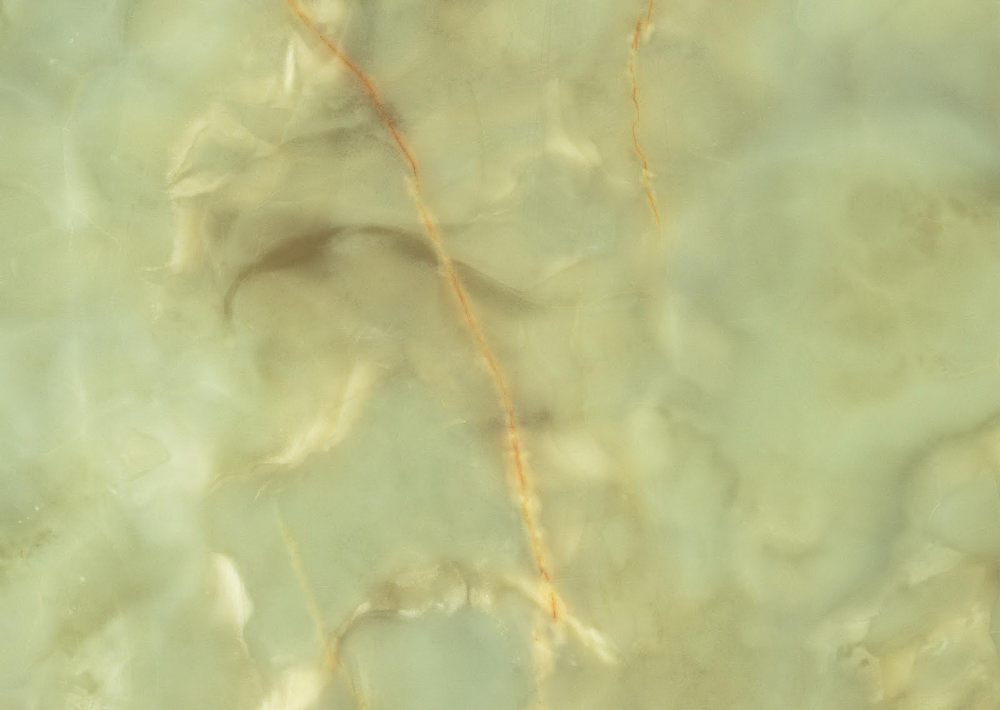
#> input picture mobys-notebooks/color-detection/marble/7.jpeg, 2000 x 1420 px (shown at 1/2 size)
$ jupyter execute main.ipynb
#> lines starting #> are read from the running program, lines starting #| are printed output that depends on the picture
[cell 1]
import matplotlib.pyplot as plt
import numpy as np
import cv2 as cv
from sklearn.cluster import KMeans
from collections import Counter
from skimage.color import rgb2lab, deltaE_cie76

[cell 2]
def getImage(path):
#> called with path = 'marble/7.jpeg'
    img = cv.imread(path)
#> img is the input picture: shape (1420, 2000, 3); mean B, G, R 135.6, 189.5, 185.5
    img_cvt = cv.cvtColor(img, cv.COLOR_BGR2RGB)
    img_resized = cv.resize(img_cvt, (512, 512), interpolation=cv.INTER_AREA)
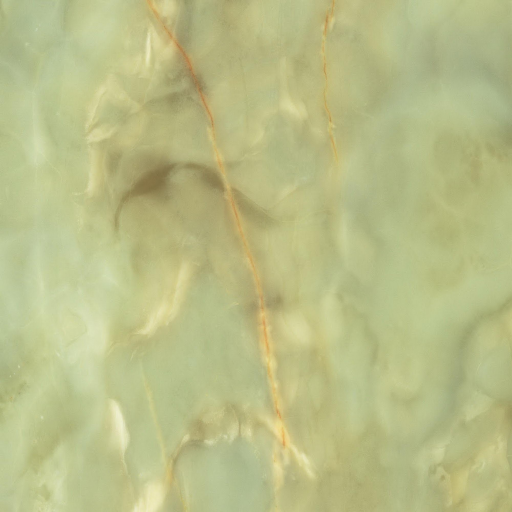
#> img_resized: shape (512, 512, 3); mean R, G, B 185.5, 189.5, 135.6
    return img_resized

[cell 3]
def RGB2HEX(color):
   return "#{:02x}{:02x}{:02x}".format(int(color[0]), int(color[1]), int(color[2]))

[cell 4]
# function that extracts top colors present in a image using K-Means clustering and returns them in rgb format
def getTopColors(image, no_of_colors=5, show_chart=False):
    pixel_data = image.reshape((image.shape[0]*image.shape[1], 3))
    clf = KMeans(no_of_colors)
    clf.fit_predict(pixel_data)
    count = Counter(clf.labels_)
    color_centers = clf.cluster_centers_
    ordered_colors = [color_centers[i] for i in count.keys()]
    hex_colors = [RGB2HEX(ordered_colors[i]) for i in count.keys()]
    rgb_colors = [ordered_colors[i] for i in count.keys()]
    if (show_chart):
        plt.figure(figsize=(8, 6))
        plt.pie(count.values(), labels=hex_colors, colors=hex_colors)
    return np.array(rgb_colors, dtype='uint8'), count.values()

[cell 5]
image = getImage("marble/7.jpeg")
plt.imshow(image)
colors ,count= getTopColors(image, 5, True)
#> colors = [[159, 150, 100], [177, 177, 123], [206, 211, 160], [192, 198, 144], [184, 189, 134]]
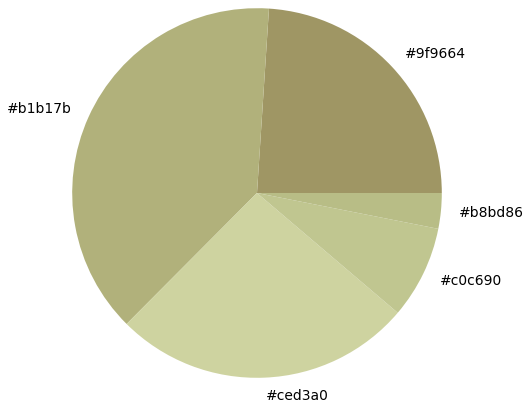
#> figure drawn by matplotlib, 1 panel

[cell 6]
for i in range(len(colors)):
    print(RGB2HEX(colors[i]))
#> this loop made 5 passes
#| #9f9664
#| #b1b17b
#| #ced3a0
#| #c0c690
#| #b8bd86

$ run again, with mobys-notebooks/color-detection/marble/1.jpeg copied over mobys-notebooks/color-detection/marble/7.jpeg
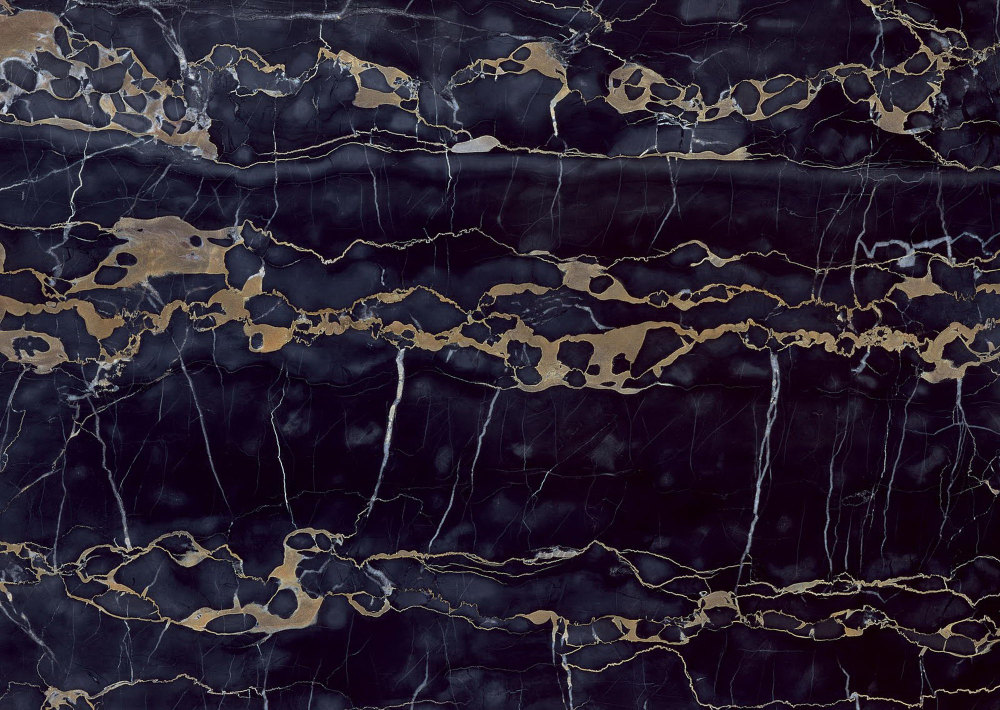
#> input picture mobys-notebooks/color-detection/marble/1.jpeg, 2000 x 1420 px (shown at 1/2 size)
#> in getImage, img is the input picture: shape (1420, 2000, 3); mean B, G, R 46.2, 31.5, 39.9
#> in getImage, `img_resized = cv.resize(img_cvt, (512, 512), interpolation=cv.INTER_AR..`:
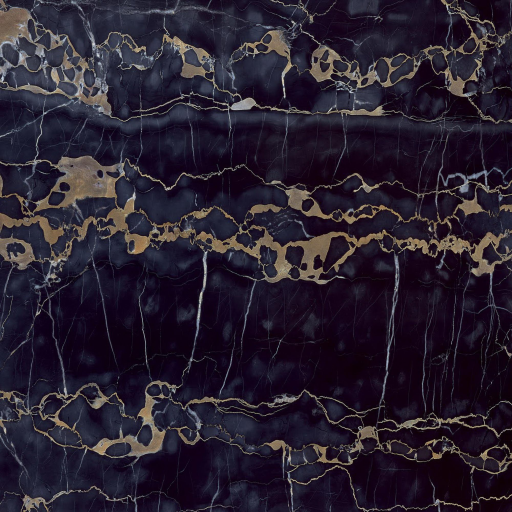
#> img_resized: shape (512, 512, 3); mean R, G, B 39.9, 31.5, 46.2
#> colors = [[145, 137, 126], [18, 5, 24], [54, 54, 68], [114, 103, 94], [31, 26, 45]]
#> `[cell 5] image = getImage("marble/7.jpeg") plt.imshow(image) colors ,c..`:
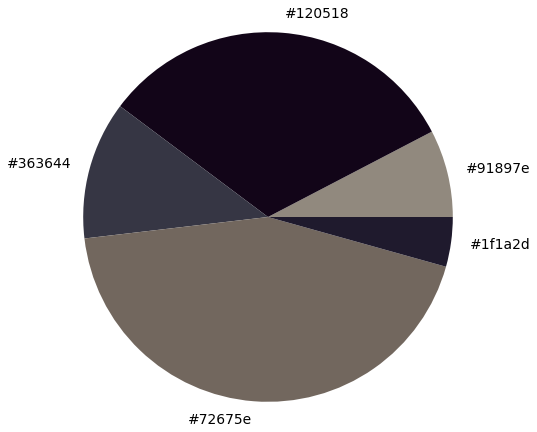
#> figure drawn by matplotlib, 1 panel
#> the loop `for i in range(len(colors)):` made 5 passes
#| #91897e
#| #120518
#| #363644
#| #72675e
#| #1f1a2d

$ run again, with mobys-notebooks/color-detection/marble/10.jpeg copied over mobys-notebooks/color-detection/marble/7.jpeg
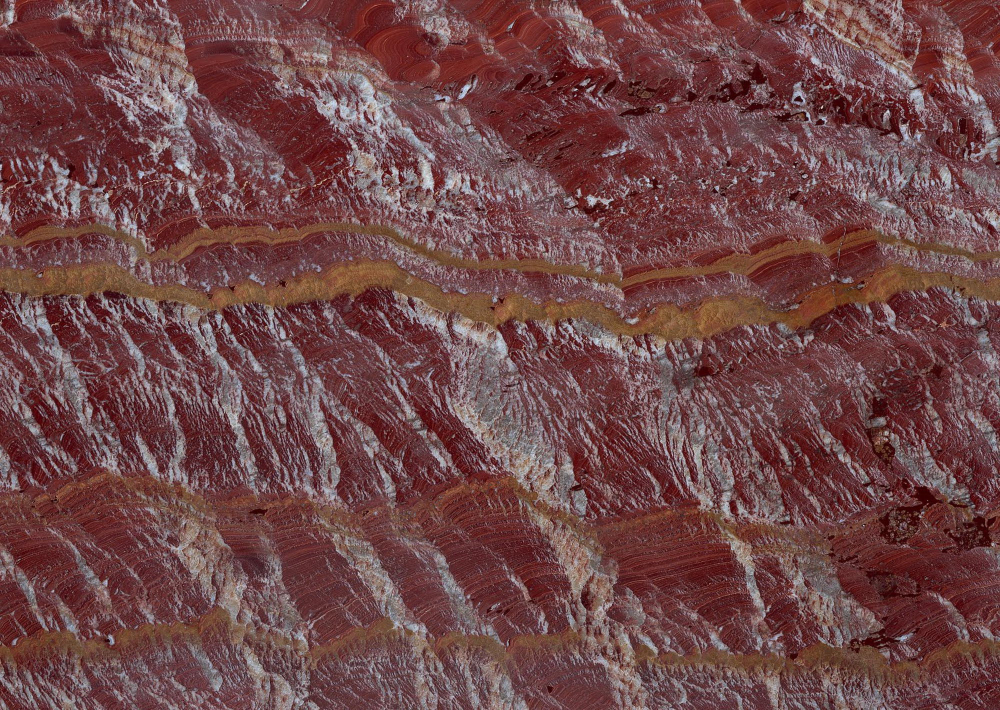
#> input picture mobys-notebooks/color-detection/marble/10.jpeg, 2000 x 1420 px (shown at 1/2 size)
#> in getImage, img is the input picture: shape (1420, 2000, 3); mean B, G, R 72.3, 71.5, 111.7
#> in getImage, `img_resized = cv.resize(img_cvt, (512, 512), interpolation=cv.INTER_AR..`:
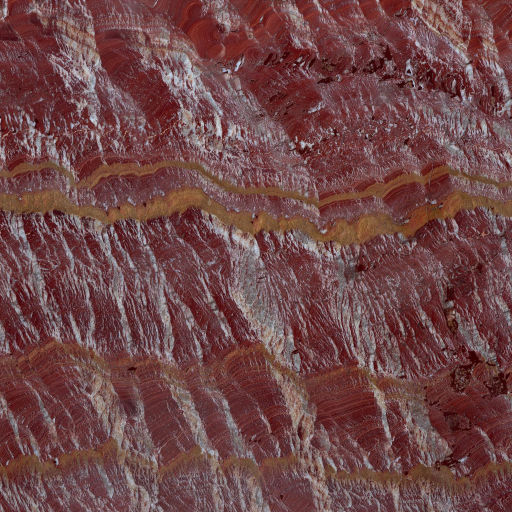
#> img_resized: shape (512, 512, 3); mean R, G, B 111.7, 71.5, 72.3
#> colors = [[133, 107, 110], [116, 79, 77], [158, 145, 149], [101, 54, 55], [87, 31, 34]]
#> `[cell 5] image = getImage("marble/7.jpeg") plt.imshow(image) colors ,c..`:
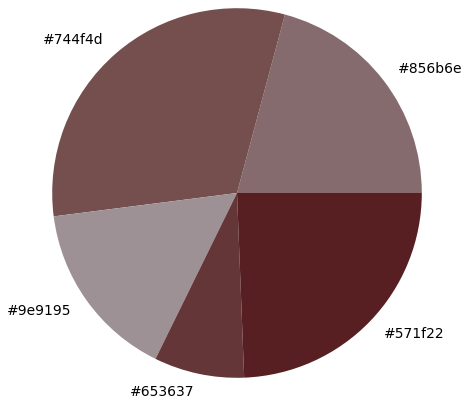
#> figure drawn by matplotlib, 1 panel
#> the loop `for i in range(len(colors)):` made 5 passes
#| #856b6e
#| #744f4d
#| #9e9195
#| #653637
#| #571f22

$ run again, with mobys-notebooks/color-detection/marble/11.jpeg copied over mobys-notebooks/color-detection/marble/7.jpeg
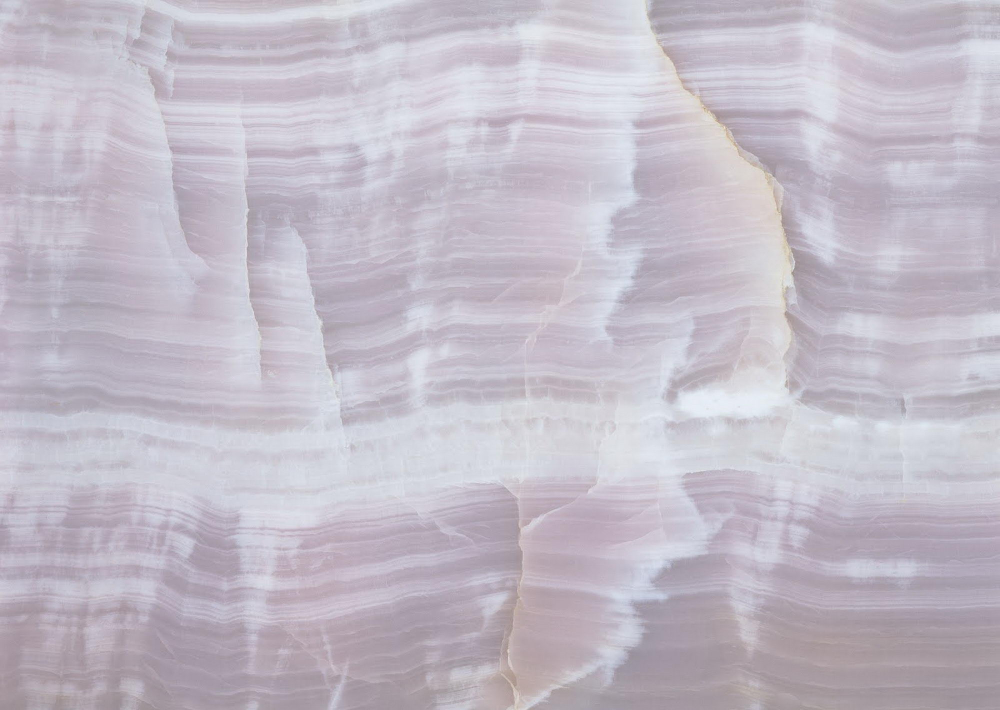
#> input picture mobys-notebooks/color-detection/marble/11.jpeg, 2000 x 1420 px (shown at 1/2 size)
#> in getImage, img is the input picture: shape (1420, 2000, 3); mean B, G, R 199.1, 187.7, 194.3
#> in getImage, `img_resized = cv.resize(img_cvt, (512, 512), interpolation=cv.INTER_AR..`:
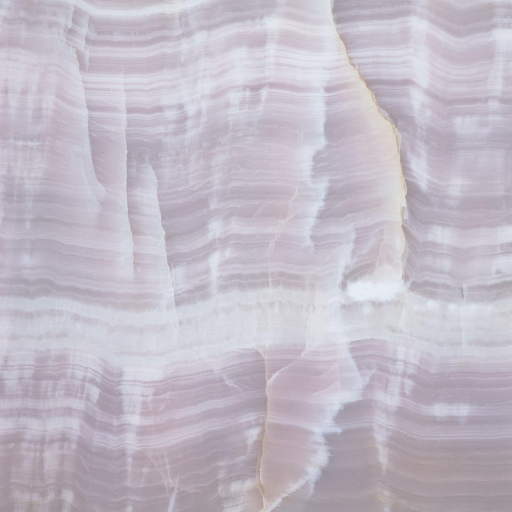
#> img_resized: shape (512, 512, 3); mean R, G, B 194.3, 187.7, 199.1
#> colors = [[194, 186, 199], [204, 200, 211], [214, 214, 223], [168, 157, 166], [183, 173, 186]]
#> `[cell 5] image = getImage("marble/7.jpeg") plt.imshow(image) colors ,c..`:
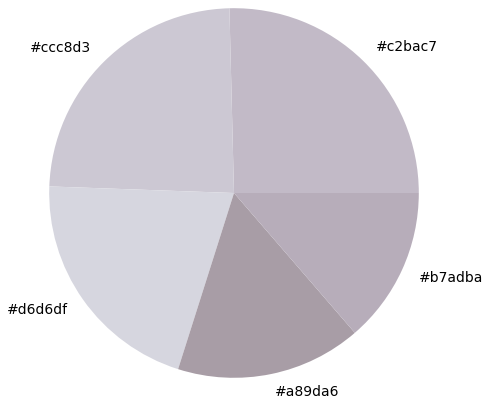
#> figure drawn by matplotlib, 1 panel
#> the loop `for i in range(len(colors)):` made 5 passes
#| #c2bac7
#| #ccc8d3
#| #d6d6df
#| #a89da6
#| #b7adba
